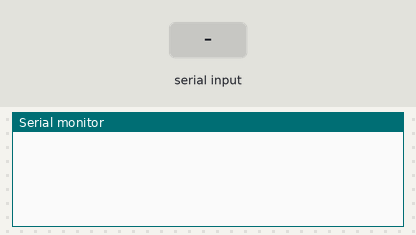
The sketch below on a simulated Arduino Uno, built with avr-gcc and run on an emulated ATmega328P. Shown: the last lines printed to the serial monitor. The test bench sets the inputs (shaded band).

Above: at 1.2 s.
1.3 s: "banana" received over Serial
At 3.2 s:
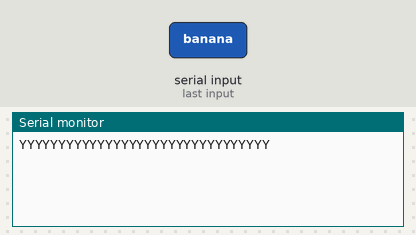
3.8 s: "1" received over Serial
At 6.1 s:
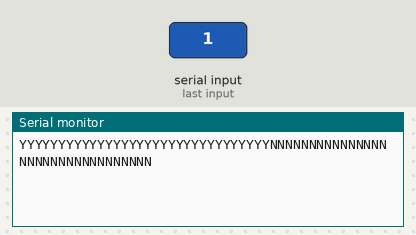

The sketch:

arduino_basic.ino
```cpp
String message;
const unsigned digest_size = 32;

void setup() {
  Serial.begin(9600);
}

void loop() {
  // Wait until serial data
  while (Serial.available() <= 0);

  message = "";
  while (Serial.available() > 0) {
    message += Serial.readString();
  }

  // Respond with digest
  for (int i = 0; i < digest_size; i++) {
    if (message == "banana")
      Serial.write('Y');
    else
      Serial.write('N');
  }
}
```

Measured:
- after the input at 1.3 s, the serial monitor: prints a new line after 1.0 s (image 1)
- after the input at 3.8 s, the serial monitor: prints a new line after 1.0 s (image 2)
